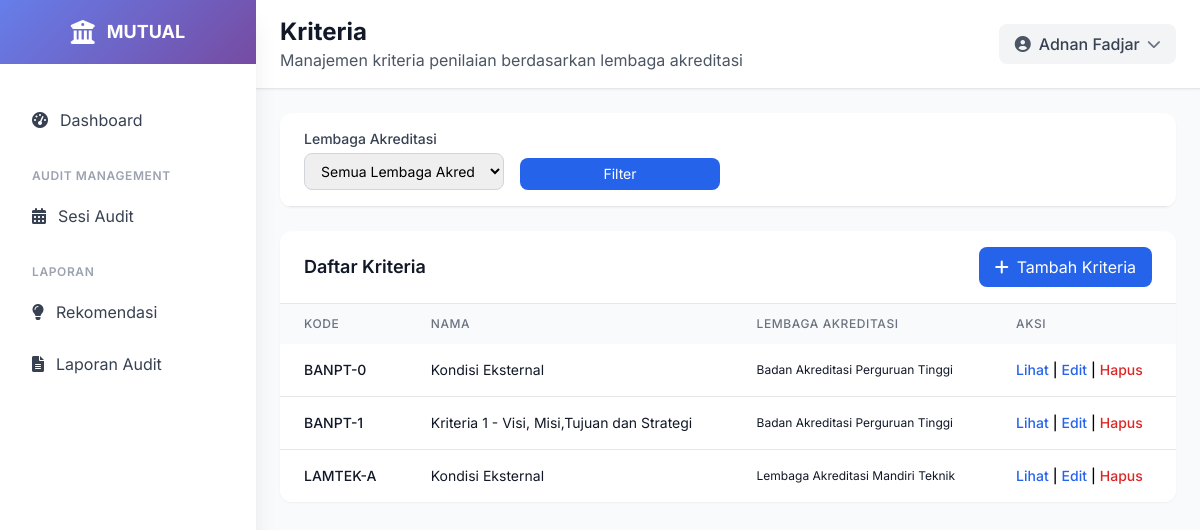
/kriteria/ (signed in), run on an earlier commit of the app's database.
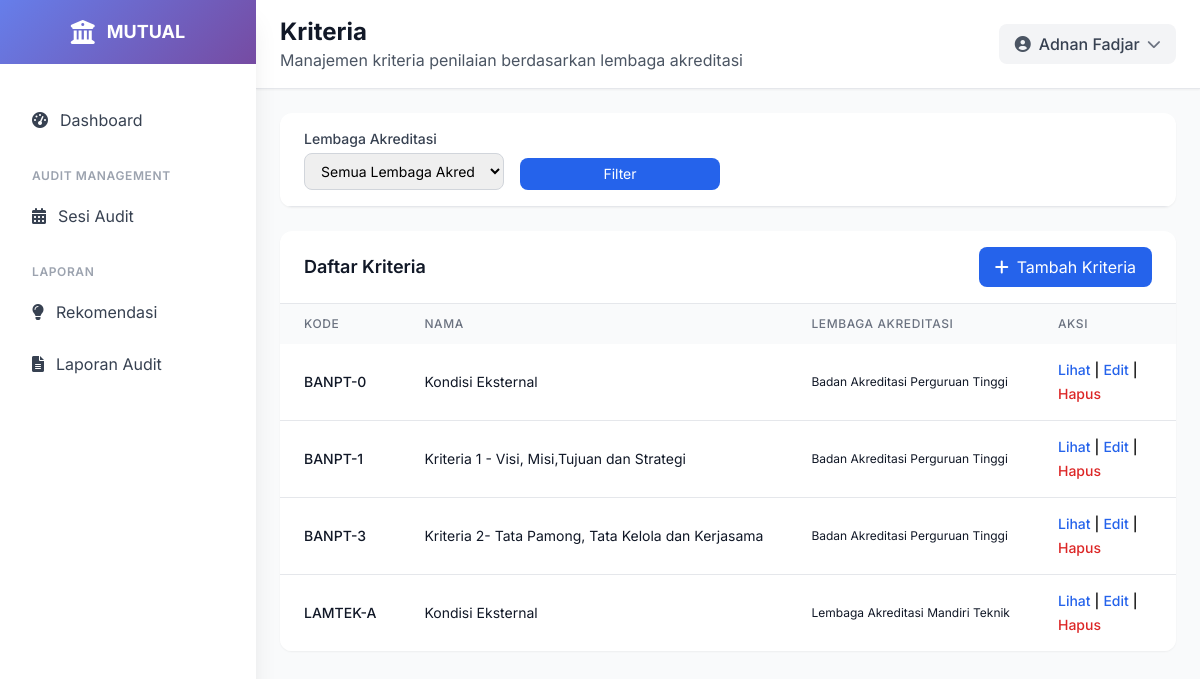
And on a later commit of the database.
### ami/models.py (models this page shows, shortened)
class Kriteria(models.Model):
    lembaga_akreditasi = models.ForeignKey(LembagaAkreditasi, on_delete=models.CASCADE, related_name='kriteria')
    kode = models.CharField(max_length=30, null=True)
    nama = models.CharField(max_length=255)
    deskripsi = models.TextField(blank=True, null=True)
    status = models.CharField(max_length=20, choices=[
        ('aktif', 'aktif'),
        ('tidak aktif', 'tidak aktif'),
    ], default='aktif')
    class Meta:
        verbose_name = "Kriteria"
        verbose_name_plural = "Kriteria"
        unique_together = ['lembaga_akreditasi', 'kode']
        ordering = ['kode']

class LembagaAkreditasi(models.Model):
    kode = models.CharField(max_length=20, unique=True)
    nama = models.CharField(max_length=255, unique=True)
    deskripsi = models.TextField(blank=True, null=True)
    website = models.URLField(blank=True, null=True)
    kontak = models.TextField(blank=True, null=True)
    class Meta:
        verbose_name = "Lembaga Akreditasi"
        verbose_name_plural = "Lembaga Akreditasi"
        ordering = ['nama']

### ami/views.py (the view)
# urls.py: path('kriteria/', views.kriteria_list, name='kriteria_list'),
@login_required
def kriteria_list(request, lembaga_id=None):
    lembaga = None
    if lembaga_id:
        lembaga = get_object_or_404(LembagaAkreditasi, pk=lembaga_id)
        kriteria_list = Kriteria.objects.filter(lembaga_akreditasi=lembaga).order_by('kode')
    else:
        kriteria_list = Kriteria.objects.all().order_by('kode')
    paginator = Paginator(kriteria_list, 10)
    page_number = request.GET.get('page')
    kriteria = paginator.get_page(page_number)
    lembaga_akreditasi = LembagaAkreditasi.objects.all().order_by('nama')
    return render(request, 'ami/kriteria_list.html', {
        'kriteria': kriteria,
        'lembaga_akreditasi': lembaga_akreditasi,
        'selected_lembaga': lembaga
    })

### templates/ami/kriteria_list.html (shortened to what the changed rows need)
{% extends 'base.html' %}
{% load static %}
{% block page_title %}Kriteria{% endblock %}
{% block content %}
<div class="p-4 lg:p-6">
    <div class="bg-white rounded-xl shadow-sm overflow-hidden">
        <div class="overflow-x-auto">
            <table class="w-full">
                <thead class="bg-gray-50">
                    <tr>
                        <th class="px-3 lg:px-6 py-3 text-left text-xs font-medium text-gray-500 uppercase tracking-wider">Kode</th>
                        <th class="px-3 lg:px-6 py-3 text-left text-xs font-medium text-gray-500 uppercase tracking-wider">Nama</th>
                        <th class="px-3 lg:px-6 py-3 text-left text-xs font-medium text-gray-500 uppercase tracking-wider hidden md:table-cell">Lembaga Akreditasi</th>
                        <th class="px-3 lg:px-6 py-3 text-left text-xs font-medium text-gray-500 uppercase tracking-wider">Aksi</th>
                    </tr>
                </thead>
                <tbody class="bg-white divide-y divide-gray-200">
                    {% for kriteria in kriteria %}
                    <tr class="hover:bg-gray-50 transition-colors">
                        <td class="px-3 lg:px-6 py-4 whitespace-nowrap">
                            <div class="text-xs lg:text-sm font-medium text-gray-900">{{ kriteria.kode }}</div>
                        </td>
                        <td class="px-3 lg:px-6 py-4 whitespace-nowrap text-xs lg:text-sm text-gray-900">
                            {{ kriteria.nama }}
                        </td>
                        <td class="px-3 lg:px-6 py-4 whitespace-nowrap text-xs lg:text-gray-900 hidden md:table-cell">
                            {{ kriteria.lembaga_akreditasi.nama }}
                        </td>
                        <td class="px-3 lg:px-6 py-4 whitespace-nowrap text-xs lg:text-sm font-medium">
                            <div class="flex flex-wrap gap-1">
                                <a href="{% url 'ami:kriteria_detail' kriteria.id %}" class="text-blue-600 hover:text-blue-900">Lihat</a>
                                <span class="hidden md:inline">|</span>
                                <a href="{% url 'ami:kriteria_update' kriteria.id %}" class="text-blue-600 hover:text-blue-900">Edit</a>
                                <span class="hidden md:inline">|</span>
                                <a href="{% url 'ami:kriteria_delete' kriteria.id %}" class="text-red-600 hover:text-red-900">Hapus</a>
                            </div>
                        </td>
                    </tr>
                    {% empty %}
                    <tr>
                        <td colspan="4" class="px-4 lg:px-6 py-4 text-center text-gray-500 text-sm">Tidak ada kriteria yang terdaftar</td>
                    </tr>
                    {% endfor %}
                </tbody>
            </table>
        </div>
    </div>
</div>
{% endblock %}

What changed in the data, as far as the page shows it:
added Kriteria: kode "BANPT-3", nama "Kriteria 2- Tata Pamong, Tata Kelola dan Kerjasama", lembaga_akreditasi.nama "Badan Akreditasi Perguruan Tinggi"
